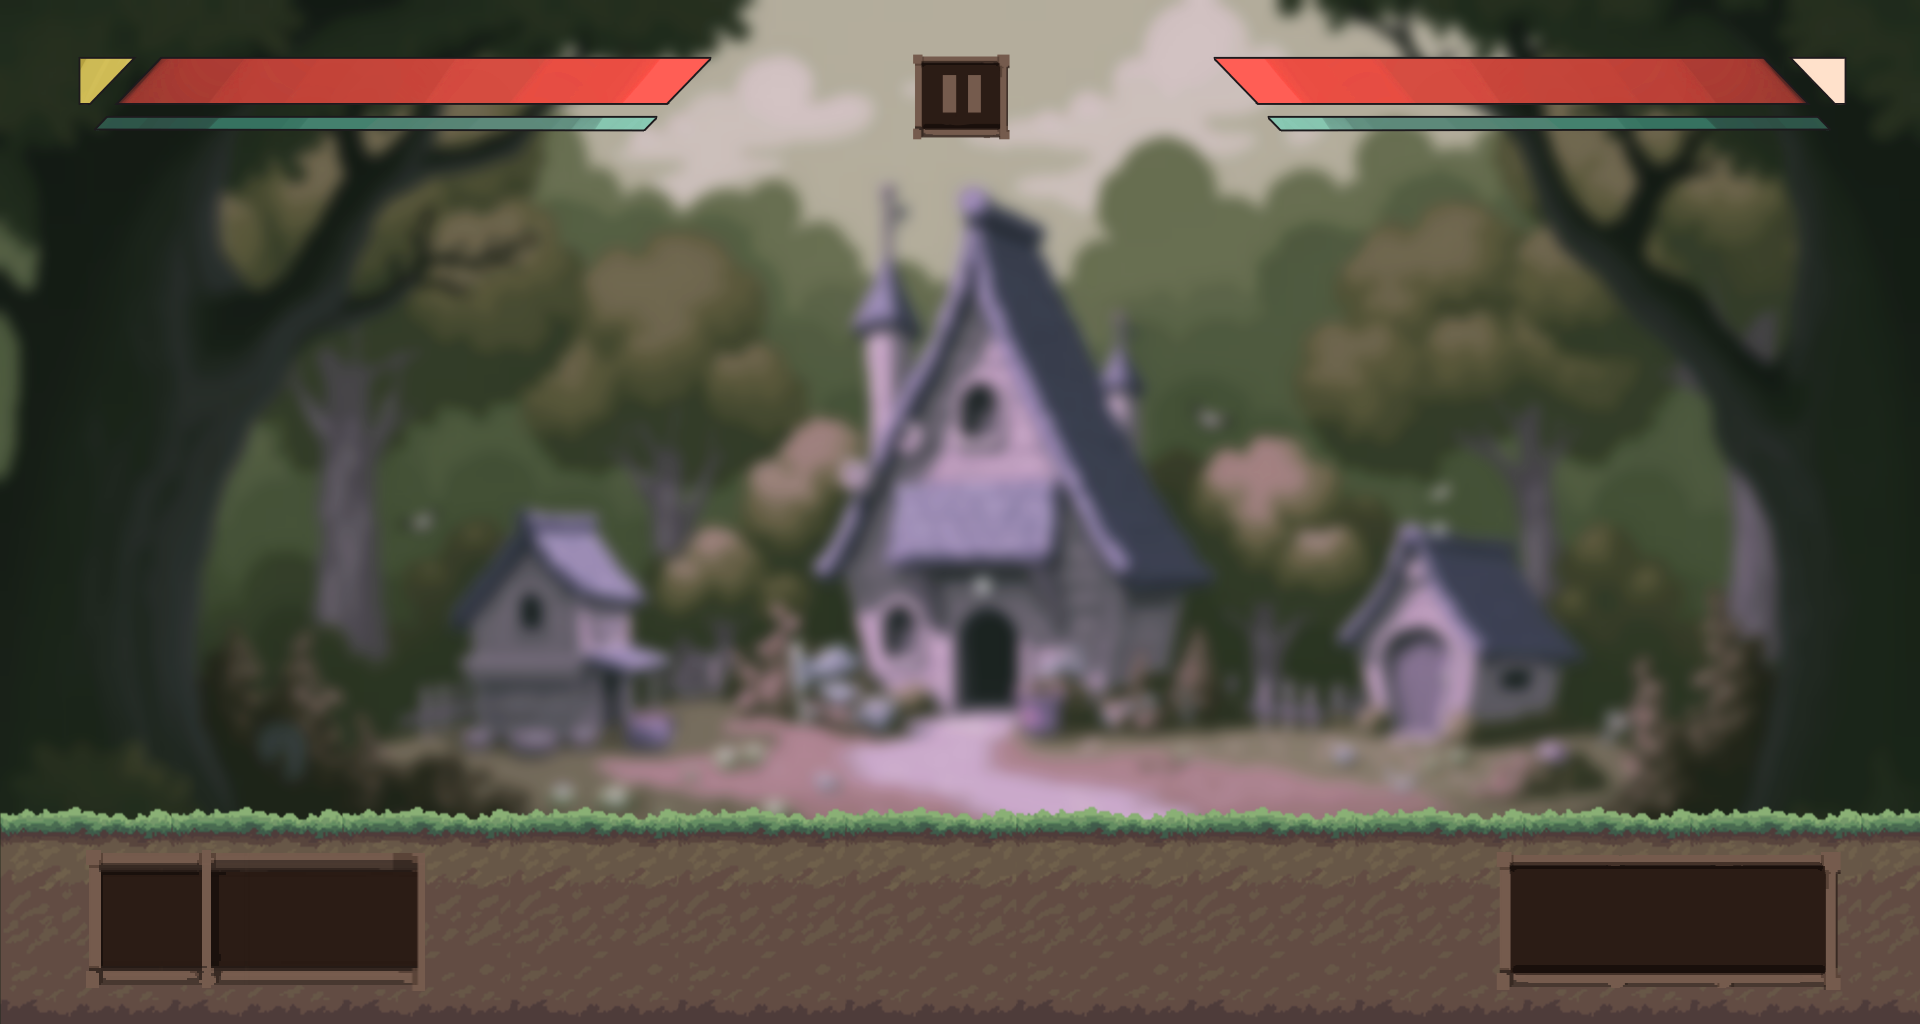

Rendered tile map (Tiled .tmx) drawn with the repository's tilesets; below, a short description and the map source with its tile grids summarised:
An orthogonal 60x32 tile map with 32x32 px tiles, 1 tile layer (Tile Layer 1).

<map version="1.10" tiledversion="1.11.0" orientation="orthogonal" renderorder="right-down" width="60" height="32" tilewidth="32" tileheight="32" infinite="0" nextlayerid="2" nextobjectid="1">
 <tileset firstgid="1" name="bg-stats-full" tilewidth="32" tileheight="32" tilecount="1920" columns="60">
  <image source="../../Battle/bg-stats-full.png" width="1920" height="1024" />
 </tileset>
 <layer id="1" name="Tile Layer 1" width="60" height="32">
  <data>[1920 cells, 1920 non-empty, 1920 distinct tile ids]</data>
 </layer>
</map>